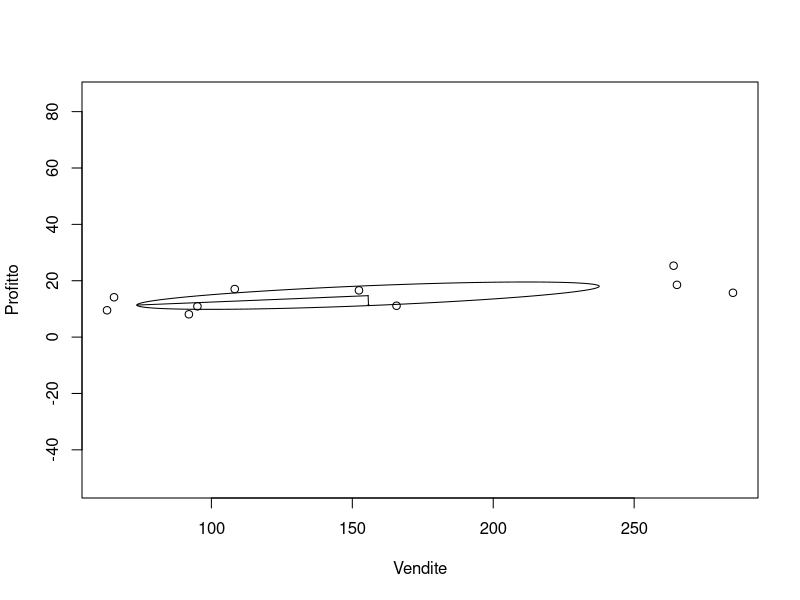

R code for this plot:
## ---- chunk 1
rm(list=ls())
X <- matrix(
  c(108.28,152.36,95.04,65.45,62.97,263.99,265.19,285.06,92.01,165.68,
    17.05,16.59,10.91,14.14,9.52,25.33,18.54,15.73,8.1,11.13),byrow=F,
  nrow=10,ncol=2)
colnames(X)<-c("Vendite","Profitto")
rownames(X)<-c("Citigroup","General Electric","American Intl Group","Bank of America","HSBC Group","ExxxonMobil","Royal Dutch/Shell","BP","ING Group","Toyota Motor")
n <- nrow(X)
p <- ncol(X)
## ---- chunk 2
xbar = matrix(apply(X,2,mean),nrow=2)
round(xbar,2)
S = var(X)*((n-1)/n)
round(S,2)
## ---- chunk 3
lambdas = eigen(S)$values
round(lambdas[1]/sum(lambdas),3)
## ---- chunk 4
V = eigen(S)$vectors
round(V[1,1]*sqrt(lambdas[1])/sqrt(diag(S)[1]),6)
round(V[2,1]*sqrt(lambdas[1])/sqrt(diag(S)[2]),6)
## ---- chunk 5
bc = t(xbar)
V = eigen(S)$vector
plot(X, asp=1)
 library(ellipse)
 lines(ellipse(x=S,centre = bc, t = 1))
  arrows(x0 = bc[1], y0 = bc[2], x1 = sqrt(lambdas[1])*V[1,1] + bc[1], y1=sqrt(lambdas[1])*V[2,1] + bc[2], length = 0.01, col=1)
  arrows(x0 = bc[1], y0 = bc[2], x1 = sqrt(lambdas[2])*V[1,2] + bc[1], y1=sqrt(lambdas[2])*V[2,2] + bc[2], length = 0.01, col=1)
#round(sqrt(lambdas),2)
## ---- chunk 6
D = dist(X, method = "maximum")
hc = hclust(D, method="complete")
cutree(hc, k=3)
## ---- chunk 7
InvS = solve(S)
dM2 = apply(X,1, function(u) t(u-xbar) %*% InvS %*% (u - xbar) )
rownames(X)[sqrt(dM2)>1.4]
## ---- chunk 8
rm(list=ls())
Lambda = matrix(c(.9,.7,.5),ncol=1)
Psi = diag(c(0.19,0.51,0.75))
corx = Lambda%*%t(Lambda) + Psi
corx
## ---- chunk 9
Lambda^2
## ---- chunk 10
rm(list=ls())
R=matrix(c(1,.5,.4, .5, 1,.3, .4, .3,1), byrow=T,ncol=3)
R
n =20
# a
af <- factanal(covmat=R, factors=1, n.obs = n, rotation = "none")
Lambda = af$loadings[,]
round(Lambda,2)
Psi = diag(af$uniquenesses)
round(diag(Psi),2)
